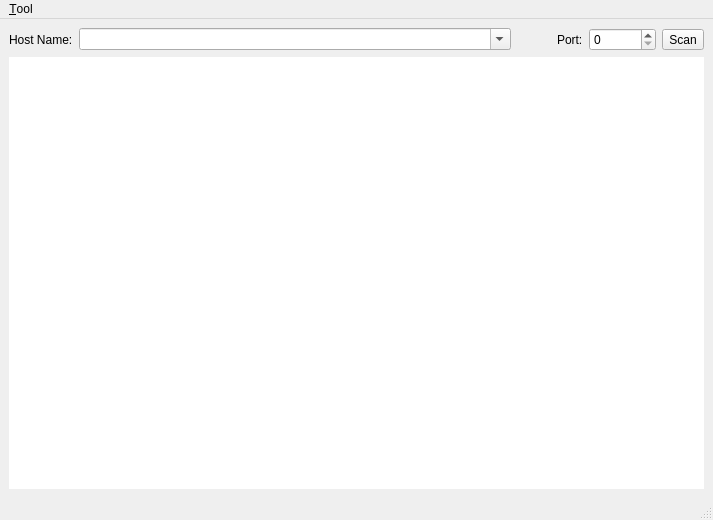
<ui version="4.0" >
 <class>MainWindow</class>
 <widget class="QMainWindow" name="MainWindow" >
  <property name="geometry" >
   <rect>
    <x>0</x>
    <y>0</y>
    <width>713</width>
    <height>520</height>
   </rect>
  </property>
  <property name="windowTitle" >
   <string>MainWindow</string>
  </property>
  <widget class="QWidget" name="centralwidget" >
   <layout class="QVBoxLayout" name="verticalLayout" >
    <item>
     <layout class="QHBoxLayout" name="horizontalLayout" >
      <item>
       <widget class="QLabel" name="label" >
        <property name="sizePolicy" >
         <sizepolicy vsizetype="Preferred" hsizetype="Fixed" >
          <horstretch>0</horstretch>
          <verstretch>0</verstretch>
         </sizepolicy>
        </property>
        <property name="text" >
         <string>Host Name:</string>
        </property>
       </widget>
      </item>
      <item>
       <widget class="QComboBox" name="comboBox" >
        <property name="editable" >
         <bool>true</bool>
        </property>
       </widget>
      </item>
      <item>
       <spacer name="horizontalSpacer" >
        <property name="orientation" >
         <enum>Qt::Horizontal</enum>
        </property>
        <property name="sizeType" >
         <enum>QSizePolicy::Fixed</enum>
        </property>
        <property name="sizeHint" stdset="0" >
         <size>
          <width>40</width>
          <height>20</height>
         </size>
        </property>
       </spacer>
      </item>
      <item>
       <widget class="QLabel" name="label_2" >
        <property name="sizePolicy" >
         <sizepolicy vsizetype="Preferred" hsizetype="Fixed" >
          <horstretch>0</horstretch>
          <verstretch>0</verstretch>
         </sizepolicy>
        </property>
        <property name="text" >
         <string>Port:</string>
        </property>
       </widget>
      </item>
      <item>
       <widget class="QSpinBox" name="spinBox" >
        <property name="sizePolicy" >
         <sizepolicy vsizetype="Fixed" hsizetype="Fixed" >
          <horstretch>0</horstretch>
          <verstretch>0</verstretch>
         </sizepolicy>
        </property>
        <property name="maximum" >
         <number>999999</number>
        </property>
       </widget>
      </item>
      <item>
       <widget class="QToolButton" name="scanButton" >
        <property name="text" >
         <string>Scan</string>
        </property>
       </widget>
      </item>
     </layout>
    </item>
    <item>
     <widget class="ConnectionInfoWidget" name="textBrowser" >
      <property name="frameShape" >
       <enum>QFrame::NoFrame</enum>
      </property>
     </widget>
    </item>
   </layout>
  </widget>
  <widget class="QMenuBar" name="menubar" >
   <property name="geometry" >
    <rect>
     <x>0</x>
     <y>0</y>
     <width>713</width>
     <height>24</height>
    </rect>
   </property>
   <widget class="QMenu" name="menuTool" >
    <property name="title" >
     <string>&amp;Tool</string>
    </property>
    <addaction name="actionConfigure_Server" />
   </widget>
   <addaction name="menuTool" />
  </widget>
  <widget class="QStatusBar" name="statusbar" />
  <action name="actionConfigure_Server" >
   <property name="text" >
    <string>Configure &amp;Server</string>
   </property>
  </action>
 </widget>
 <customwidgets>
  <customwidget>
   <class>ConnectionInfoWidget</class>
   <extends>QTextBrowser</extends>
   <header>connectioninfowidget.h</header>
  </customwidget>
 </customwidgets>
 <resources/>
 <connections/>
</ui>
